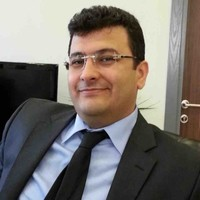
#> input picture DeepFacePractice1/_archive/backups/images_backup/kisi_A_1.jpg, 200 x 200 px
$ python -i screen_replay_analyzer.py   (imports and definitions only)   (older library calls are emulated)
#> lines starting #> are read from the running program, lines starting #| are printed output that depends on the picture; after the words box and inside, x2 and y2 are one past the last pixel; in counts of white or black regions, pixels touching at a corner belong together
"""Screen replay anti-spoofing analyzer.

Ported from biometric-processor's screen_replay_anti_spoof.py.
Detects display-based replay attacks through layered heuristics.
"""

import time
import math

import cv2
import numpy as np

from src.domain.models import AnalyzerResult


def _clamp01(v: float) -> float:
    return max(0.0, min(1.0, float(v)))


def _sigmoid(v: float) -> float:
    return 1.0 / (1.0 + math.exp(-v))


def _normalize(value: float, low: float, high: float) -> float:
    if high <= low:
        return 0.0
    return _clamp01((float(value) - low) / (high - low))


class ScreenReplayAnalyzer:
    """Whole-frame screen replay detector.

    Analyzes the full frame (not cropped face) for signs of
    a display being held in front of the camera:
    - FFT energy ratio (screen vs natural lighting)
    - Laplacian variance (screen sharpness profile)
    - Skin color naturalness (YCrCb + HSV)
    - Specular highlights (screen glare)

    Performance: ~8ms on CPU.
    """

    def __init__(self):
        self._clahe = cv2.createCLAHE(clipLimit=2.0, tileGridSize=(8, 8))

    @property
    def name(self) -> str:
        return "screen_replay"

    def analyze(self, frame: np.ndarray) -> AnalyzerResult:
        start = time.perf_counter()

        # Resize for consistent analysis
        small = self._resize(frame, max_side=256)
        gray = cv2.cvtColor(small, cv2.COLOR_BGR2GRAY)
        gray = self._clahe.apply(gray)

        laplacian_var = float(cv2.Laplacian(gray, cv2.CV_64F).var())
        if laplacian_var < 25.0:
            elapsed_ms = (time.perf_counter() - start) * 1000
            return AnalyzerResult(
                name=self.name, score=50.0,
                details={"blur_floor": True, "laplacian_var": laplacian_var},
                elapsed_ms=elapsed_ms,
            )

        fft_score = self._fft_score(gray)
        lap_score = self._laplacian_score(laplacian_var)
        skin_score = self._skin_score(small)
        specular_score = self._specular_score(small)

        signals = {"fft": fft_score, "laplacian": lap_score,
                    "skin": skin_score, "specular": specular_score}

        # Weighted fusion with min-penalty
        weights = {"fft": 0.35, "laplacian": 0.25, "skin": 0.20, "specular": 0.20}
        weighted = sum(weights[k] * signals[k] for k in weights)
        penalty = min(signals.values())
        score = max(0.0, min(100.0, 0.65 * weighted + 0.35 * penalty))

        elapsed_ms = (time.perf_counter() - start) * 1000
        return AnalyzerResult(
            name=self.name, score=score,
            details={
                "fft_score": fft_score,
                "laplacian_score": lap_score,
                "laplacian_var": laplacian_var,
                "skin_score": skin_score,
                "specular_score": specular_score,
            },
            elapsed_ms=elapsed_ms,
        )

    def _resize(self, img: np.ndarray, max_side: int = 256) -> np.ndarray:
        h, w = img.shape[:2]
        if max(h, w) <= max_side:
            return img
        scale = max_side / max(h, w)
        return cv2.resize(img, (max(1, int(w * scale)), max(1, int(h * scale))),
                          interpolation=cv2.INTER_AREA)

    def _fft_score(self, gray: np.ndarray) -> float:
        spectrum = np.fft.fftshift(np.fft.fft2(gray.astype(np.float32)))
        magnitude = np.log1p(np.abs(spectrum))
        h, w = magnitude.shape[:2]
        cy, cx = h / 2.0, w / 2.0
        yy, xx = np.ogrid[:h, :w]
        radius = np.sqrt((yy - cy) ** 2 + (xx - cx) ** 2)
        half = min(h, w) / 2.0
        low_r = max(2.0, half / 16.0)
        mid_r = max(low_r + 1.0, half / 4.0)

        low_mask = radius <= low_r
        mid_mask = (radius > low_r) & (radius <= mid_r)
        low_e = float(np.mean(magnitude[low_mask])) if np.any(low_mask) else 0.0
        mid_e = float(np.mean(magnitude[mid_mask])) if np.any(mid_mask) else 0.0
        ratio = mid_e / max(low_e, 1e-6)
        risk = _sigmoid((ratio - 0.85) / 0.20)
        return max(0.0, min(100.0, 100.0 * (1.0 - risk)))

    def _laplacian_score(self, variance: float) -> float:
        low_risk = 1.0 - _sigmoid((variance - 80.0) / 16.0)
        # High threshold raised: modern 720p webcams legitimately produce
        # Laplacian variance of 800-1500. Only flag extreme values (>2000).
        high_risk = _sigmoid((variance - 2000.0) / 400.0)
        risk = max(low_risk, high_risk)
        return max(0.0, min(100.0, 100.0 * (1.0 - risk)))

    def _skin_score(self, img: np.ndarray) -> float:
        ycrcb = cv2.cvtColor(img, cv2.COLOR_BGR2YCrCb)
        hsv = cv2.cvtColor(img, cv2.COLOR_BGR2HSV)
        y, cr, cb = ycrcb[:, :, 0], ycrcb[:, :, 1], ycrcb[:, :, 2]
        h, s, v = hsv[:, :, 0], hsv[:, :, 1], hsv[:, :, 2]

        skin = ((cr >= 133) & (cr <= 173) & (cb >= 77) & (cb <= 127) & (y >= 30)
                & ((h <= 25) | (h >= 160)) & (s >= 30) & (s <= 180) & (v >= 40))
        coverage = float(np.mean(skin))
        if np.any(skin):
            scatter = min(float(np.std(cr[skin])), float(np.std(cb[skin])))
        else:
            scatter = 0.0

        low_cov_risk = 1.0 - _normalize(coverage, 0.20, 0.35)
        high_cov_risk = _normalize(coverage, 0.85, 0.95)
        scatter_risk = 1.0 - _normalize(scatter, 2.5, 6.5)
        risk = _clamp01(0.40 * max(low_cov_risk, high_cov_risk) + 0.60 * scatter_risk)
        return max(0.0, min(100.0, 100.0 * (1.0 - risk)))

    def _specular_score(self, img: np.ndarray) -> float:
        hsv = cv2.cvtColor(img, cv2.COLOR_BGR2HSV)
        bright_low_sat = (hsv[:, :, 2].astype(np.float32) >= 240.0) & (hsv[:, :, 1].astype(np.float32) <= 35.0)
        ratio = float(np.mean(bright_low_sat))
        risk = _normalize(ratio, 0.020, 0.060)
        return max(0.0, min(100.0, 100.0 * (1.0 - risk)))

>>> import cv2
>>> picture = cv2.imread('../../../../DeepFacePractice1/_archive/backups/images_backup/kisi_A_1.jpg')
#> picture is the input picture: shape (200, 200, 3); mean B, G, R 108.4, 113.8, 120.4
>>> result = ScreenReplayAnalyzer().analyze(picture)
#> in analyze, `gray = self._clahe.apply(gray)`:
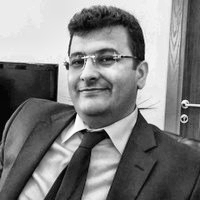
#> gray: shape (200, 200); min 1, max 255, mean 128.7
#> in analyze, `laplacian_var = float(cv2.Laplacian(gray, cv2.CV_64F).var())`: laplacian_var = 1241.1
#> in _fft_score, `magnitude = np.log1p(np.abs(spectrum))`:
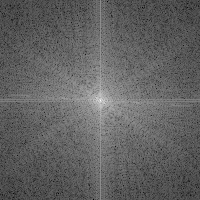
#> magnitude: shape (200, 200) float64; min 2.31, max 15.45, mean 7.36; drawn with min black and max white
#> in _fft_score, `low_e = float(np.mean(magnitude[low_mask])) if np.any(low_mask) else 0.0`: low_e = 11.87
#> in _fft_score, `low_e = float(np.mean(magnitude[low_mask])) if np.any(low_mask) else 0.0`:
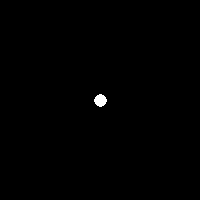
#> low_mask: shape (200, 200) bool; 0.3% white; 1 white region, box (x1, y1, x2, y2) and area: (94, 94, 107, 107) 121
#> in _fft_score, `mid_e = float(np.mean(magnitude[mid_mask])) if np.any(mid_mask) else 0.0`: mid_e = 9.71
#> in _fft_score, `mid_e = float(np.mean(magnitude[mid_mask])) if np.any(mid_mask) else 0.0`: mid_mask: shape (200, 200) bool; 4.6% white; 1 white region, box (x1, y1, x2, y2) and area: (75, 75, 126, 126) 1840
#> in _fft_score, `ratio = mid_e / max(low_e, 1e-6)`: ratio = 0.818
#> in _fft_score, `risk = _sigmoid((ratio - 0.85) / 0.20)`: risk = 0.46
#> in analyze, `fft_score = self._fft_score(gray)`: fft_score = 54.03
#> in _laplacian_score, `low_risk = 1.0 - _sigmoid((variance - 80.0) / 16.0)`: low_risk = 0
#> in _laplacian_score, `high_risk = _sigmoid((variance - 2000.0) / 400.0)`: high_risk = 0.13
#> in analyze, `lap_score = self._laplacian_score(laplacian_var)`: lap_score = 86.96
#> in _skin_score, `ycrcb = cv2.cvtColor(img, cv2.COLOR_BGR2YCrCb)`: ycrcb: shape (200, 200, 3); mean of channels 0, 1, 2 115.2, 131.7, 124.1
#> in _skin_score, `hsv = cv2.cvtColor(img, cv2.COLOR_BGR2HSV)`: hsv: shape (200, 200, 3); mean H, S, V 44, 51, 126.6
#> in _skin_score, `h, s, v = hsv[:, :, 0], hsv[:, :, 1], hsv[:, :, 2]`:
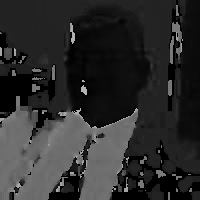
#> h: shape (200, 200); min 0, max 179, mean 44
#> in _skin_score, `h, s, v = hsv[:, :, 0], hsv[:, :, 1], hsv[:, :, 2]`:
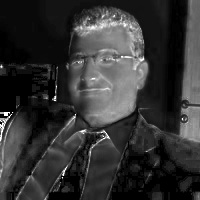
#> s: shape (200, 200); min 0, max 255, mean 51
#> in _skin_score, `skin = ((cr >= 133) & (cr <= 173) & (cb >= 77) & (cb <= 127) & (y >= 3..`:
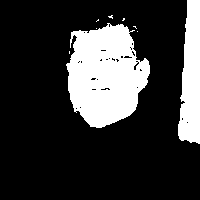
#> skin: shape (200, 200) bool; 21.7% white; 9 white regions (7 under 20 px), largest, box (x1, y1, x2, y2) and area: (66, 23, 150, 128) 6235, (178, 0, 200, 144) 2423
#> in _skin_score, `coverage = float(np.mean(skin))`: coverage = 0.217
#> in _skin_score, `scatter = min(float(np.std(cr[skin])), float(np.std(cb[skin])))`: scatter = 8.1
#> in _skin_score, `low_cov_risk = 1.0 - _normalize(coverage, 0.20, 0.35)`: low_cov_risk = 0.885
#> in _skin_score, `high_cov_risk = _normalize(coverage, 0.85, 0.95)`: high_cov_risk = 0
#> in _skin_score, `risk = _clamp01(0.40 * max(low_cov_risk, high_cov_risk) + 0.60 * scatt..`: risk = 0.354
#> in analyze, `skin_score = self._skin_score(small)`: skin_score = 64.59
#> in _specular_score, `bright_low_sat = (hsv[:, :, 2].astype(np.float32) >= 240.0) & (hsv[:, ..`:
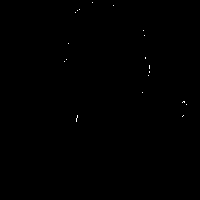
#> bright_low_sat: shape (200, 200) bool; 0.08% white in thin lines or dots, all inside (x1, y1, x2, y2) = (64, 2, 187, 122)
#> in _specular_score, `ratio = float(np.mean(bright_low_sat))`: ratio = 0.00085
#> in _specular_score, `risk = _normalize(ratio, 0.020, 0.060)`: risk = 0
#> in analyze, `specular_score = self._specular_score(small)`: specular_score = 100
#> in analyze, `signals = {"fft": fft_score, "laplacian": lap_score, "skin": skin_scor..`: signals = {'fft': 54.03, 'laplacian': 86.96, 'skin': 64.59, 'specular': 100}
#> in analyze, `weighted = sum(weights[k] * signals[k] for k in weights)`: weighted = 73.57
#> in analyze, `penalty = min(signals.values())`: penalty = 54.03
#> in analyze, `score = max(0.0, min(100.0, 0.65 * weighted + 0.35 * penalty))`: score = 66.73

$ run again, on DeepFacePractice1/_archive/backups/images_backup/kisi_A_2.jpg
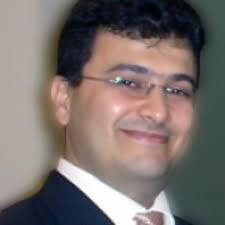
#> input picture DeepFacePractice1/_archive/backups/images_backup/kisi_A_2.jpg, 225 x 225 px
#> picture is the input picture: shape (225, 225, 3); mean B, G, R 108.1, 111.6, 120.9
#> laplacian_var = 165.8
#> low_e = 11.75
#> low_mask: shape (225, 225) bool; 0.31% white; 1 white region, box (x1, y1, x2, y2) and area: (106, 106, 120, 120) 156
#> mid_e = 9.43
#> mid_mask: shape (225, 225) bool; 4.6% white; 1 white region, box (x1, y1, x2, y2) and area: (85, 85, 141, 141) 2324
#> in _fft_score, `ratio = mid_e / max(low_e, 1e-6)`: ratio = 0.803
#> in _fft_score, `risk = _sigmoid((ratio - 0.85) / 0.20)`: risk = 0.441
#> fft_score = 55.89
#> low_risk = 0.00468
#> high_risk = 0.0101
#> lap_score = 98.99
#> ycrcb: shape (225, 225, 3); mean of channels 0, 1, 2 114, 132.9, 124.7
#> hsv: shape (225, 225, 3); mean H, S, V 51.5, 62.8, 127.2
#> in _skin_score, `skin = ((cr >= 133) & (cr <= 173) & (cb >= 77) & (cb <= 127) & (y >= 3..`:
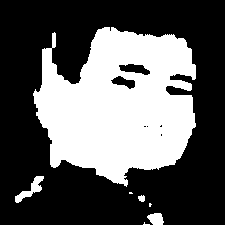
#> skin: shape (225, 225) bool; 36.1% white; 7 white regions (3 under 20 px), largest, box (x1, y1, x2, y2) and area: (33, 27, 196, 187) 17790, (15, 176, 44, 203) 266, (147, 213, 164, 225) 154, (138, 195, 145, 202) 38
#> coverage = 0.361
#> scatter = 4.25
#> low_cov_risk = 0
#> scatter_risk = 0.564
#> in _skin_score, `risk = _clamp01(0.40 * max(low_cov_risk, high_cov_risk) + 0.60 * scatt..`: risk = 0.338
#> skin_score = 66.18
#> in _specular_score, `bright_low_sat = (hsv[:, :, 2].astype(np.float32) >= 240.0) & (hsv[:, ..`:
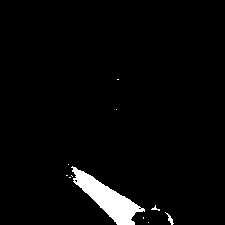
#> bright_low_sat: shape (225, 225) bool; 3.2% white; 11 white regions (8 under 20 px), largest, box (x1, y1, x2, y2) and area: (71, 166, 145, 225) 1535, (165, 212, 174, 225) 37, (151, 205, 160, 211) 20
#> in _specular_score, `ratio = float(np.mean(bright_low_sat))`: ratio = 0.0317
#> in _specular_score, `risk = _normalize(ratio, 0.020, 0.060)`: risk = 0.293
#> specular_score = 70.74
#> signals = {'fft': 55.89, 'laplacian': 98.99, 'skin': 66.18, 'specular': 70.74}
#> weighted = 71.69
#> penalty = 55.89
#> score = 66.16

$ run again, on DeepFacePractice1/_archive/backups/images_backup/kisi_B_1.jpg
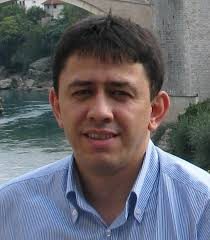
#> input picture DeepFacePractice1/_archive/backups/images_backup/kisi_B_1.jpg, 210 x 240 px
#> picture is the input picture: shape (240, 210, 3); mean B, G, R 109.2, 102.5, 102.4
#> laplacian_var = 5876.6
#> low_e = 11.72
#> low_mask: shape (240, 210) bool; 0.27% white; 1 white region, box (x1, y1, x2, y2) and area: (99, 114, 112, 127) 137
#> mid_e = 9.89
#> in _fft_score, `mid_e = float(np.mean(magnitude[mid_mask])) if np.any(mid_mask) else 0.0`:
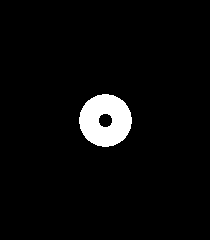
#> mid_mask: shape (240, 210) bool; 4% white; 1 white region, box (x1, y1, x2, y2) and area: (79, 94, 132, 147) 2040
#> in _fft_score, `ratio = mid_e / max(low_e, 1e-6)`: ratio = 0.844
#> in _fft_score, `risk = _sigmoid((ratio - 0.85) / 0.20)`: risk = 0.492
#> fft_score = 50.81
#> low_risk = 0
#> high_risk = 1
#> lap_score = 0.00618
#> ycrcb: shape (240, 210, 3); mean of channels 0, 1, 2 103.2, 127.4, 131.4
#> hsv: shape (240, 210, 3); mean H, S, V 65.8, 64.7, 122.1
#> skin: shape (240, 210) bool; 25.2% white; 8 white regions (4 under 20 px), largest, box (x1, y1, x2, y2) and area: (48, 48, 172, 220) 12387, (128, 8, 150, 26) 171, (144, 29, 151, 42) 64, (47, 0, 64, 5) 62
#> coverage = 0.252
#> scatter = 4.18
#> low_cov_risk = 0.654
#> high_cov_risk = 0
#> scatter_risk = 0.581
#> in _skin_score, `risk = _clamp01(0.40 * max(low_cov_risk, high_cov_risk) + 0.60 * scatt..`: risk = 0.61
#> skin_score = 38.96
#> in _specular_score, `bright_low_sat = (hsv[:, :, 2].astype(np.float32) >= 240.0) & (hsv[:, ..`:
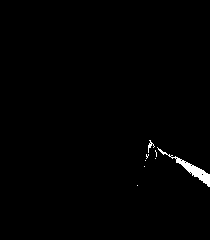
#> bright_low_sat: shape (240, 210) bool; 0.8% white; 8 white regions (6 under 20 px), largest, box (x1, y1, x2, y2) and area: (157, 147, 210, 187) 356, (148, 140, 155, 153) 30
#> in _specular_score, `ratio = float(np.mean(bright_low_sat))`: ratio = 0.00804
#> in _specular_score, `risk = _normalize(ratio, 0.020, 0.060)`: risk = 0
#> specular_score = 100
#> signals = {'fft': 50.81, 'laplacian': 0.00618, 'skin': 38.96, 'specular': 100}
#> weighted = 45.57
#> penalty = 0.00618
#> score = 29.63
